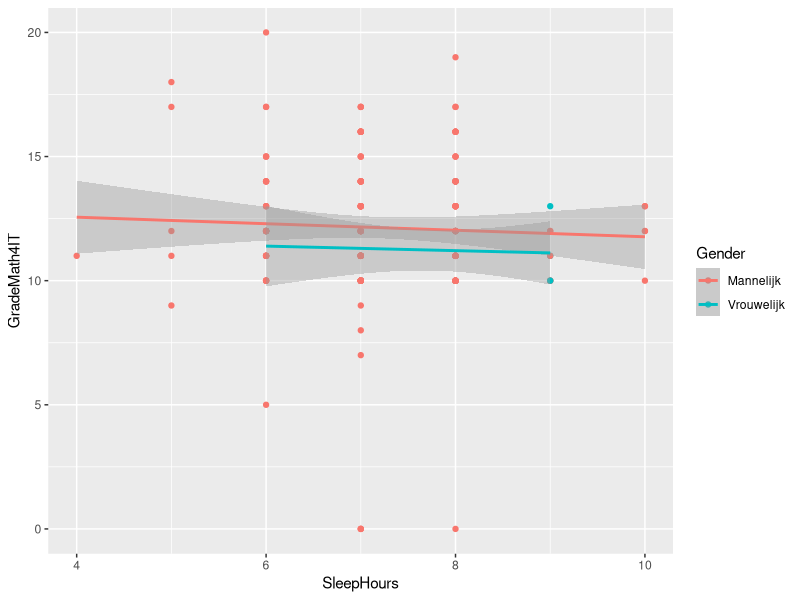

Source code (R):
## ---- chunk 1
knitr::opts_chunk$set(echo = TRUE)
library(tidyverse)
## ---- chunk 2
data <- read_csv('../data/npe-1920-wiskundige-geletterdheid.csv')
usedData <- data.frame(SleepHours=data$SleepHours,
                       GradesMath4IT=data$GradeMath4IT,
                       Gender=data$Gender)
usedDataWithoutNA <- na.omit(usedData)
glimpse(usedDataWithoutNA)
## ---- chunk 3
ggplot(data = data, mapping = aes(x = SleepHours, y = GradeMath4IT, col = Gender)) +
  geom_point() +
  geom_smooth(method = "lm", formula = y ~ x)
## ---- chunk 4
#                                       afh                           onafh
regr_alcoholmath <- lm(usedDataWithoutNA$GradesMath4IT ~ usedDataWithoutNA$SleepHours)
regr_alcoholmath
## ---- chunk 5
correlatieCoefficient <- cor(x = usedDataWithoutNA$SleepHours, y = usedDataWithoutNA$GradesMath4IT)
determinatieCoefficient <- correlatieCoefficient^2
correlatieCoefficient
determinatieCoefficient
## ---- chunk 6
mannelijk <- usedDataWithoutNA[usedDataWithoutNA$Gender == "Mannelijk",]
regr_mannelijk <- lm(mannelijk$GradesMath4IT ~ mannelijk$SleepHours)
regr_mannelijk
correlatieCoefficient_mannen <- cor(x = mannelijk$GradesMath4IT, y = mannelijk$SleepHours)
determinatieCoefficient_mannen <- cor(x = mannelijk$GradesMath4IT, y = mannelijk$SleepHours)^2
correlatieCoefficient_mannen 
determinatieCoefficient_mannen
## ---- chunk 7
vrouwelijk <- usedDataWithoutNA[usedDataWithoutNA$Gender == "Vrouwelijk",]
regr_vrouwelijk <- lm(vrouwelijk$GradesMath4IT ~ vrouwelijk$SleepHours)
regr_vrouwelijk
correlatieCoefficient_vrouwen <- cor(x = vrouwelijk$GradesMath4IT, y = vrouwelijk$SleepHours)
determinatieCoefficient_vrouwen <- cor(x = vrouwelijk$GradesMath4IT, y = vrouwelijk$SleepHours)^2
correlatieCoefficient_vrouwen 
determinatieCoefficient_vrouwen
